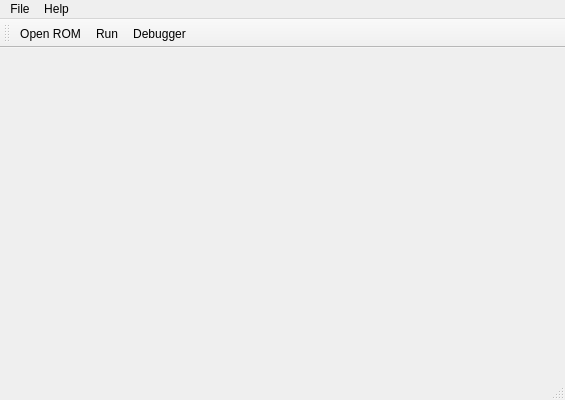
<?xml version="1.0" encoding="UTF-8"?>
<ui version="4.0">
 <class>QtChip8EmulatorClass</class>
 <widget class="QMainWindow" name="QtChip8EmulatorClass">
  <property name="geometry">
   <rect>
    <x>0</x>
    <y>0</y>
    <width>565</width>
    <height>400</height>
   </rect>
  </property>
  <property name="windowTitle">
   <string>QtChip8Emulator</string>
  </property>
  <widget class="QWidget" name="centralWidget">
   <layout class="QGridLayout" name="gridLayout_2">
    <item row="0" column="0">
     <layout class="QGridLayout" name="gridLayout"/>
    </item>
   </layout>
  </widget>
  <widget class="QMenuBar" name="menuBar">
   <property name="geometry">
    <rect>
     <x>0</x>
     <y>0</y>
     <width>565</width>
     <height>21</height>
    </rect>
   </property>
   <widget class="QMenu" name="menuFile">
    <property name="title">
     <string>File</string>
    </property>
    <addaction name="actionOpen"/>
    <addaction name="actionQuit"/>
   </widget>
   <widget class="QMenu" name="menuHelp">
    <property name="title">
     <string>Help</string>
    </property>
    <addaction name="actionAbout"/>
   </widget>
   <addaction name="menuFile"/>
   <addaction name="menuHelp"/>
  </widget>
  <widget class="QToolBar" name="mainToolBar">
   <property name="sizePolicy">
    <sizepolicy hsizetype="Preferred" vsizetype="Fixed">
     <horstretch>0</horstretch>
     <verstretch>0</verstretch>
    </sizepolicy>
   </property>
   <property name="iconSize">
    <size>
     <width>16</width>
     <height>16</height>
    </size>
   </property>
   <property name="toolButtonStyle">
    <enum>Qt::ToolButtonTextBesideIcon</enum>
   </property>
   <attribute name="toolBarArea">
    <enum>TopToolBarArea</enum>
   </attribute>
   <attribute name="toolBarBreak">
    <bool>false</bool>
   </attribute>
   <addaction name="actionOpen"/>
   <addaction name="actionRun"/>
   <addaction name="actionOpenDebugger"/>
  </widget>
  <widget class="QStatusBar" name="statusBar"/>
  <action name="actionOpen">
   <property name="icon">
    <iconset resource="QtChip8Emulator.qrc">
     <normaloff>:/QtChip8Emulator/icons/file.svg</normaloff>:/QtChip8Emulator/icons/file.svg</iconset>
   </property>
   <property name="text">
    <string>Open ROM</string>
   </property>
  </action>
  <action name="actionOpenDebugger">
   <property name="icon">
    <iconset resource="QtChip8Emulator.qrc">
     <normaloff>:/QtChip8Emulator/icons/bug.svg</normaloff>:/QtChip8Emulator/icons/bug.svg</iconset>
   </property>
   <property name="text">
    <string>Debugger</string>
   </property>
   <property name="toolTip">
    <string>OpeDebugger</string>
   </property>
   <property name="iconVisibleInMenu">
    <bool>true</bool>
   </property>
  </action>
  <action name="actionRun">
   <property name="icon">
    <iconset resource="QtChip8Emulator.qrc">
     <normaloff>:/QtChip8Emulator/icons/debug-start.svg</normaloff>:/QtChip8Emulator/icons/debug-start.svg</iconset>
   </property>
   <property name="text">
    <string>Run</string>
   </property>
   <property name="toolTip">
    <string>Run</string>
   </property>
  </action>
  <action name="actionQuit">
   <property name="text">
    <string>Quit</string>
   </property>
  </action>
  <action name="actionAbout">
   <property name="text">
    <string>About...</string>
   </property>
  </action>
 </widget>
 <layoutdefault spacing="6" margin="11"/>
 <resources>
  <include location="QtChip8Emulator.qrc"/>
 </resources>
 <connections/>
</ui>
